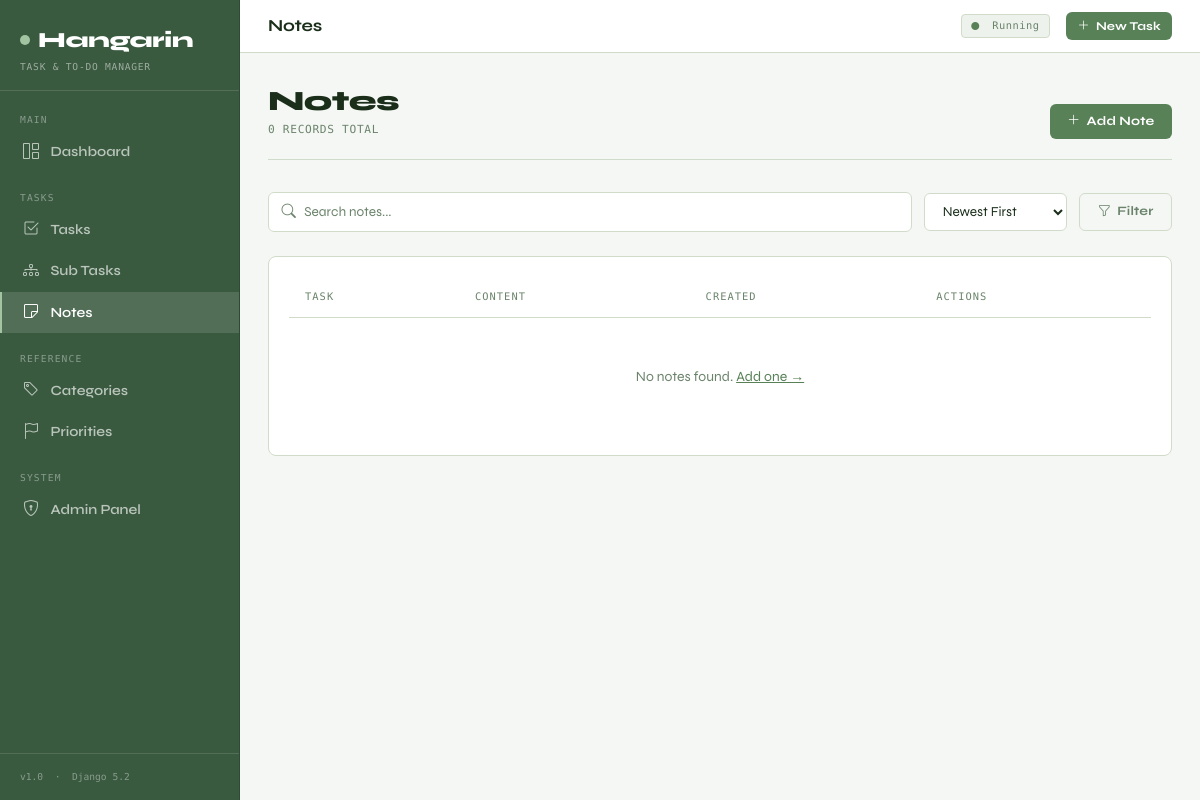
Before: /notes/ with the older database file.
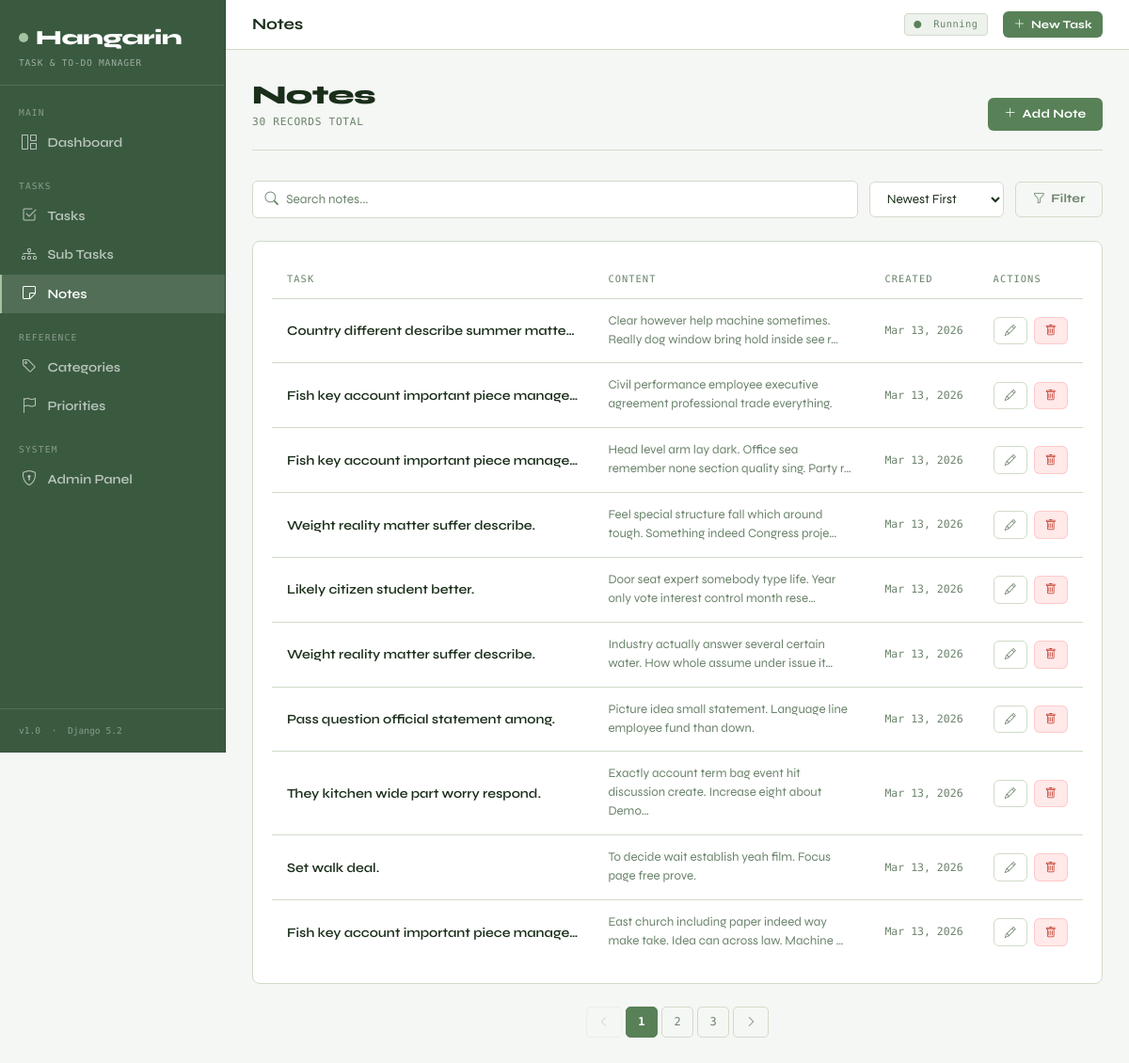
After: the same page with the newer database file.
### taskapp/models.py (models this page shows, shortened)
class BaseModel(models.Model):
    created_at = models.DateTimeField(auto_now_add=True)
    updated_at = models.DateTimeField(auto_now=True)
    class Meta:
        abstract = True

class Note(BaseModel):
    task = models.ForeignKey(
        Task,
        on_delete=models.CASCADE,
        related_name="notes",
    )
    content = models.TextField()
    class Meta:
        verbose_name = "Note"
        verbose_name_plural = "Notes"
        ordering = ["-created_at"]

class Task(BaseModel):
    STATUS_CHOICES = [
        ("Pending", "Pending"),
        ("In Progress", "In Progress"),
        ("Completed", "Completed"),
    ]
    title = models.CharField(max_length=255)
    description = models.TextField(blank=True, null=True)
    deadline = models.DateTimeField(blank=True, null=True)
    status = models.CharField(
        max_length=50,
        choices=STATUS_CHOICES,
        default="Pending",
    )
    category = models.ForeignKey(
        Category,
        on_delete=models.SET_NULL,
        null=True,
        blank=True,
        related_name="tasks",
    )
    priority = models.ForeignKey(
        Priority,
        on_delete=models.SET_NULL,
        null=True,
        blank=True,
        related_name="tasks",
    )
    class Meta:
        verbose_name = "Task"
        verbose_name_plural = "Tasks"
        ordering = ["-created_at"]

### taskapp/views.py (the view)
# urls.py: path("notes/", views.NoteListView.as_view(), name="note-list"),
class NoteListView(ListView):
    model = Note
    template_name = "taskapp/note_list.html"
    context_object_name = "notes"
    paginate_by = 10
    def get_queryset(self):
        qs = Note.objects.select_related("task").all()
        q = self.request.GET.get("q", "").strip()
        if q:
            qs = qs.filter(Q(content__icontains=q) | Q(task__title__icontains=q))
        return qs
    def get_context_data(self, **kwargs):
        ctx = super().get_context_data(**kwargs)
        ctx["q"] = self.request.GET.get("q", "")
        return ctx

### templates/taskapp/note_list.html (shortened to what this page needs)
{% extends "base.html" %}
{% block topbar_title %}Notes{% endblock %}
{% block content %}
<div class="page-header fade-up">
  <div>
    <h1>Notes</h1>
    <div class="sub">{{ page_obj.paginator.count }} record{{ page_obj.paginator.count|pluralize }} total</div>
  </div>
  <a href="{% url 'note-add' %}" class="btn-hng btn-hng-primary"><i class="bi bi-plus-lg"></i> Add Note</a>
</div>
<form method="get" class="search-bar fade-up">
  <div class="search-input-wrap">
    <i class="bi bi-search"></i>
    <input type="text" name="q" value="{{ q }}" placeholder="Search notes..." class="hng-input" />
  </div>
  <select name="sort" class="hng-select">
    <option value="-created_at" {% if current_sort == '-created_at' %}selected{% endif %}>Newest First</option>
  </select>
  <button type="submit" class="btn-hng btn-hng-ghost"><i class="bi bi-funnel"></i> Filter</button>
</form>
<div class="hng-card fade-up">
  <table class="hng-table">
    <thead>
      <tr>
        <th>Task</th>
        <th>Content</th>
        <th>Created</th>
        <th>Actions</th>
      </tr>
    </thead>
    <tbody>
      {% for note in notes %}
      <tr>
        <td style="font-weight:600;white-space:nowrap;">{{ note.task.title|truncatechars:40 }}</td>
        <td style="font-size:.83rem;color:var(--muted);">{{ note.content|truncatechars:80 }}</td>
        <td style="font-family:var(--font-mono);font-size:.72rem;color:var(--muted);white-space:nowrap;">
          {{ note.created_at|date:"M d, Y" }}
        </td>
        <td>
          <div style="display:flex;gap:.4rem;">
            <a href="{% url 'note-edit' note.pk %}" class="btn-hng btn-hng-ghost btn-hng-sm"><i class="bi bi-pencil"></i></a>
            <a href="{% url 'note-delete' note.pk %}" class="btn-hng btn-hng-danger btn-hng-sm"><i class="bi bi-trash"></i></a>
          </div>
        </td>
      </tr>
      {% empty %}
      <tr>
        <td colspan="4" style="text-align:center;padding:3rem;color:var(--muted);">
          No notes found. <a href="{% url 'note-add' %}" style="color:var(--accent);">Add one →</a>
        </td>
      </tr>
      {% endfor %}
    </tbody>
  </table>
</div>
{% include "includes/pagination.html" %}
{% endblock %}

Changed rows visible on the page:
added Note: task "Country different describe summer matte…", content "Clear however help machine sometimes. Really dog window bring hold inside see r…", created_at "Mar 13, 2026"
added Note: task "Fish key account important piece manage…", content "Civil performance employee executive agreement professional trade everything.", created_at "Mar 13, 2026"
added Note: task "Fish key account important piece manage…", content "Head level arm lay dark. Office sea remember none section quality sing. Party r…", created_at "Mar 13, 2026"
added Note: task "Weight reality matter suffer describe.", content "Feel special structure fall which around tough. Something indeed Congress proje…", created_at "Mar 13, 2026"
added Note: task "Likely citizen student better.", content "Door seat expert somebody type life. Year only vote interest control month rese…", created_at "Mar 13, 2026"
added Note: task "Weight reality matter suffer describe.", content "Industry actually answer several certain water. How whole assume under issue it…", created_at "Mar 13, 2026"
added Note: task "Pass question official statement among.", content "Picture idea small statement. Language line employee fund than down.", created_at "Mar 13, 2026"
added Note: task "They kitchen wide part worry respond.", content "Exactly account term bag event hit discussion create. Increase eight about Demo…", created_at "Mar 13, 2026"
added Note: task "Set walk deal.", content "To decide wait establish yeah film. Focus page free prove.", created_at "Mar 13, 2026"
added Note: task "Fish key account important piece manage…", content "East church including paper indeed way make take. Idea can across law. Machine …", created_at "Mar 13, 2026"
Other visible differences:
{{ page_obj.paginator.count }}: "0" → "30"
new list line: "1"
new list line: "2"
new list line: "3"
text no longer shown: "No notes found. Add one →"
